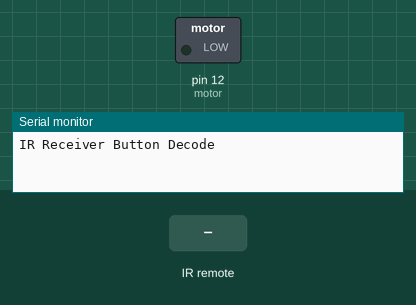
This sketch was run on a simulated Arduino Uno, built with avr-gcc and run on an emulated ATmega328P. Parts: switched loads named in the sketch (green lamp = pin HIGH), the last lines printed to the serial monitor. Inputs (shaded band) come from the test bench.

Above: at 1.2 s.
1.3 s: infrared code 0xFFA25D received
At 2.4 s:
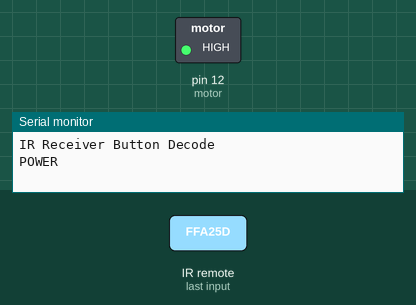
3.3 s: infrared code 0xFFFFFFFF received
At 5.1 s:
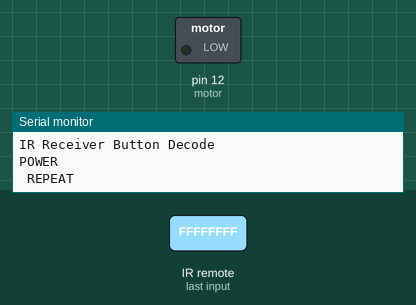
Timing chart, 0 to 6.6 s (numbered marks = the images above; inputs shaded):
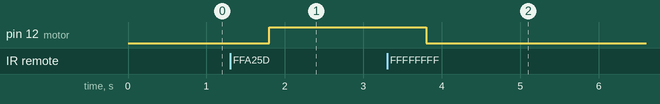

Measured:
- after the input at 1.3 s, pin 12 (motor): LOW → HIGH after 0.50 s
- after the input at 3.3 s, pin 12 (motor): HIGH → LOW after 0.50 s

The sketch:

IR_remote-receiver_and_motor_for_mower.ino
```cpp
//www.elegoo.com
//2016.12.9

#include "IRremote.h"
const int motor=12; //motor pin
int receiver = 13; // Signal Pin of IR receiver to Arduino Digital Pin 13
//G=gnd, R=5v, Y=signal

/*-----( Declare objects )-----*/
IRrecv irrecv(receiver);     // create instance of 'irrecv'
decode_results results;      // create instance of 'decode_results'

/*-----( Function )-----*/
void translateIR() // takes action based on IR code received

// describing Remote IR codes

{

  switch (results.value)

  {
    case 0xFFA25D: Serial.println("POWER"); break;
   /* case 0xFFE21D: Serial.println("Blades"); break; //FUNC/STOP
    case 0xFF629D: Serial.println("Forward"); break; //VOL+
    case 0xFF22DD: Serial.println("Left");    break; //FAST BACK
    case 0xFF02FD: Serial.println("Stop");    break; //PAUSE
    case 0xFFC23D: Serial.println("Right");   break; //FAST FORWARD
    case 0xFFE01F: Serial.println("Light on");    break; //DOWN
    case 0xFFA857: Serial.println("Reverse");    break; //VOL-
    case 0xFF906F: Serial.println("Light off");    break; //UP
   // case 0xFF9867: Serial.println("EQ");    break;
   // case 0xFFB04F: Serial.println("ST/REPT");    break;
   // case 0xFF6897: Serial.println("0");    break;
    case 0xFF30CF: Serial.println("1");    break;//speeds 1-9
    case 0xFF18E7: Serial.println("2");    break;
    case 0xFF7A85: Serial.println("3");    break;
    case 0xFF10EF: Serial.println("4");    break;
    case 0xFF38C7: Serial.println("5");    break;
    case 0xFF5AA5: Serial.println("6");    break;
    case 0xFF42BD: Serial.println("7");    break;
    case 0xFF4AB5: Serial.println("8");    break;
    case 0xFF52AD: Serial.println("9");    break; */
    case 0xFFFFFFFF: Serial.println(" REPEAT"); break;

    default:
      Serial.println(" other button   ");

  }// End Case

  delay(500); // Do not get immediate repeat


} //END translateIR
void setup()   /*----( SETUP: RUNS ONCE )----*/
{
  Serial.begin(9600);
  Serial.println("IR Receiver Button Decode");
  irrecv.enableIRIn(); // Start the receiver
  pinMode(motor, OUTPUT);

}/*--(end setup )---*/


void loop()   /*----( LOOP: RUNS CONSTANTLY )----*/
{
  if (irrecv.decode(&results)) // have we received an IR signal?
  {
    translateIR();
    if(results.value==0xFFA25D){
      digitalWrite(motor, HIGH);
    }
    else {
     digitalWrite(motor, LOW);
    }
    irrecv.resume(); // receive the next value
  }
}/* --(end main loop )-- */
```
